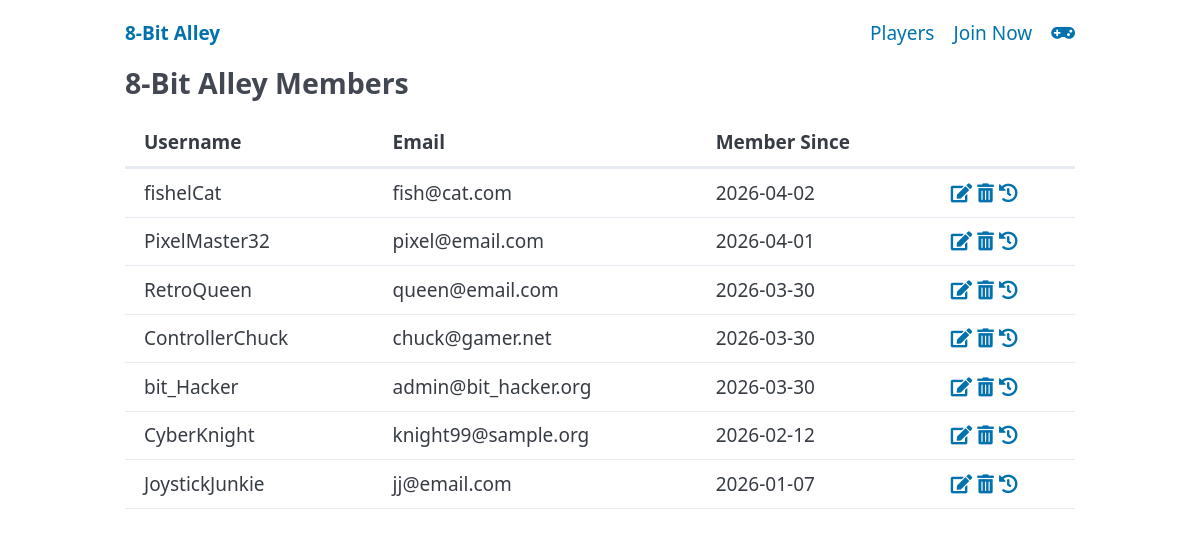
The page /players on the database its author committed.
### tables this page shows
CREATE TABLE players (
    player_id INTEGER PRIMARY KEY,
    username TEXT NOT NULL,
    email TEXT UNIQUE,
    join_date TEXT DEFAULT CURRENT_DATE,
    verified TEXT
);

### app.py (the view)
@app.route('/players')
def players():
    all_players = q.get_all_players()
    return render_template('players.html', all_players=all_players)

### queries.py (called while the page is built)
def get_all_players():
    sql = "SELECT * FROM players ORDER BY join_date DESC"
    players = db.execute(sql)
    return players

### templates/players.html (shortened to what this page needs)
{% extends "base.html" %}
{% block content %}
    <h3>8-Bit Alley Members</h3>
    <table>
        <thead>
            <tr>
                <th>Username</th>
                <th>Email</th>
                <th>Member Since</th>
                <th></th>
            </tr>
        </thead>
        <tbody>
            {% for player in all_players %}
            <tr>
                <td>{{ player.username }}</td>
                <td>{{ player.email }}</td>
                <td>{{ player.join_date }}</td>
                <td><a href="/edit/{{player.player_id}}">
                    <i class="fas fa-edit"></i></a>
                    <a href="/delete/{{player.player_id}}">
                        <i class="fas fa-trash-alt"></i></a>
                    <a href="/game_history/{{player.player_id}}">
                        <i class="fas fa-history"></i>
                    </a>
                </td>
            </tr>
            {% endfor %}
        </tbody>
    </table>
{% endblock %}

### templates/base.html (shortened to what this page needs)
<!doctype html>
<html lang="en">
  <head>
    <link rel="stylesheet" href="https://cdn.jsdelivr.net/npm/@picocss/pico@2/css/pico.min.css">
    <link rel="stylesheet" href="https://use.fontawesome.com/releases/v5.15.4/css/all.css">
  </head>
  <body>
    <div class="container">
        <nav>
  <ul>
    <li><strong><a href="/">8-Bit Alley</a></strong></li>
  </ul>
  <ul>
    <li><a href="/players">Players</a></li>
    <li><a href="/join">Join Now</a></li>
    <li><a href="/add"><i class="fas fa-gamepad"></i></a></li>
  </ul>
</nav>
      <main>{% block content %}{% endblock %}</main>
    </div>
  </body>
</html>

### rows shown on the page
players: username "fishelCat", email "fish@cat.com", join_date "2026-04-02"
players: username "PixelMaster32", email "pixel@email.com", join_date "2026-04-01"
players: username "RetroQueen", email "queen@email.com", join_date "2026-03-30"
players: username "ControllerChuck", email "chuck@gamer.net", join_date "2026-03-30"
players: username "bit_Hacker", email "admin@bit_hacker.org", join_date "2026-03-30"
players: username "CyberKnight", email "knight99@sample.org", join_date "2026-02-12"
players: username "JoystickJunkie", email "jj@email.com", join_date "2026-01-07"
